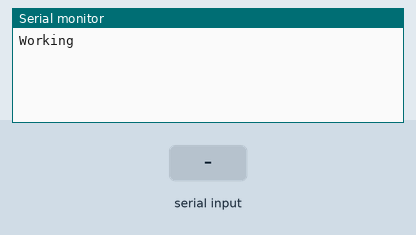
Recording of a sketch running on a simulated Arduino Uno, built with avr-gcc and run on an emulated ATmega328P. Parts: the last lines printed to the serial monitor. The test bench sets the inputs (shaded band).

Above: at 1.2 s.
1.3 s: "90,45\n" received over Serial
At 2.0 s:
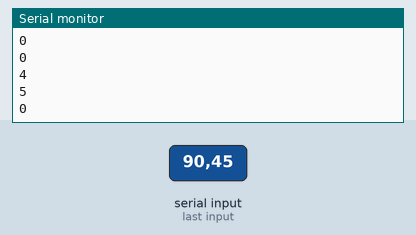
2.8 s: "30,150\n" received over Serial
At 3.7 s:
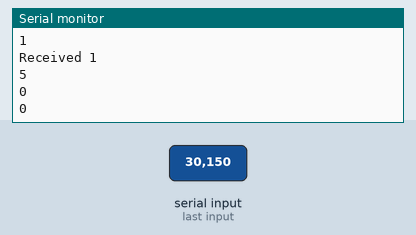
Timing chart, 0 to 5.8 s (numbered marks = the images above; inputs shaded):
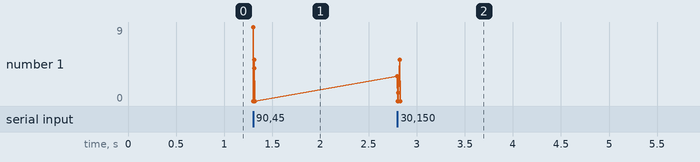

The sketch:

TX2Read.ino
```cpp
void setup()
{
    Serial.begin(9600);
    Serial.println("Working");
}
char input,num;
int temp;
int buff[5];
int j=-1;

void loop()
{
    if(Serial.available()>0)
    {
        input=Serial.read();
        String instring;
        instring += input;
        temp = instring.toInt();
        Serial.println(temp);

        //Serial.println(input);
        if(temp==1){
        Serial.println("Received 1");
        }

//        if(input==',')
//        {
//            num=calc();
//            j=-1;
//            Serial.println(num);
//        }
//
//        else
//        {
//            j++;
//            buff[j]=input;
//        }
    }

}
```

Measured:
- after the input at 1.3 s, the serial monitor: prints a new line at once (image 1)
- after the input at 2.8 s, the serial monitor: prints a new line at once (image 2)
